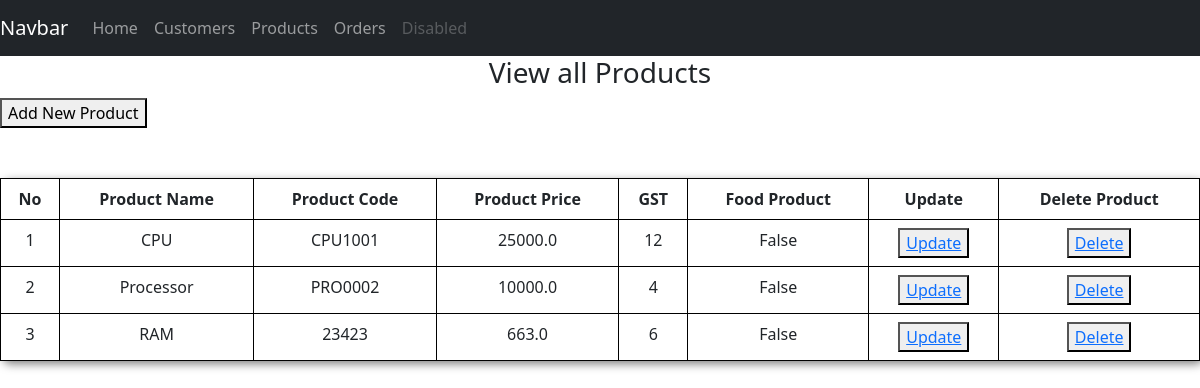
Page /Products/product_viewall/ on the earlier database version.
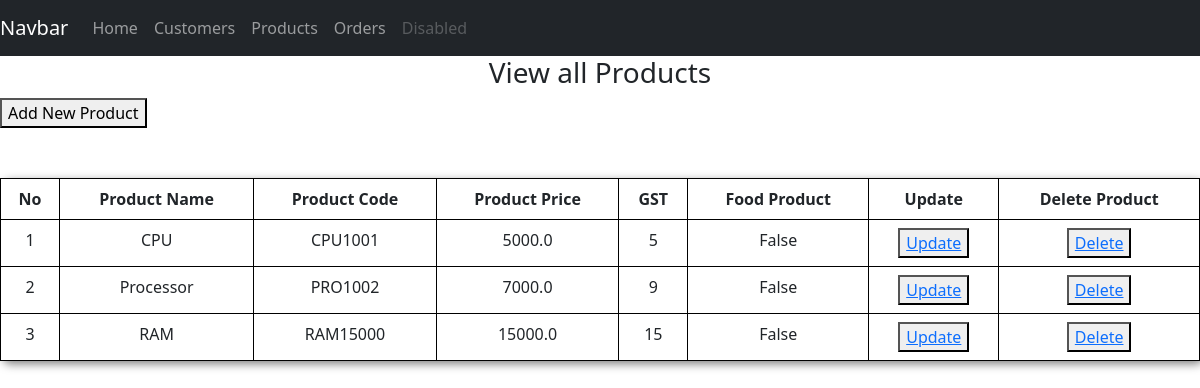
Same page on the later database version.
### Products/models.py (models this page shows, shortened)
class MyProducts(models.Model):
    product_name = models.CharField(max_length=35,null=True)
    product_code = models.CharField(max_length=35,null=True)
    product_price = models.FloatField(default=0)
    product_gst  = models.IntegerField(default=0)
    food_product = models.BooleanField(default=0)

### Products/views.py (the view)
# urls.py: path('product_viewall/', views.ProductViewall , name='productlist'),
def ProductViewall(request):
    allproducts = MyProducts.objects.all()
    datas = {'datas':allproducts}
    return render(request,'Product/2_viewall.html',datas)

### templates/Product/2_viewall.html (shortened to what this page needs)
<!DOCTYPE html>
<html lang="en">
<head>
    <link href="https://cdn.jsdelivr.net/npm/bootstrap@5.3.0-alpha3/dist/css/bootstrap.min.css" rel="stylesheet">
</head>
<body>
    {% include 'Customer/navbar.html' %}
    <h3 style="text-align: center;">View all Products </h3>
    <a href="/Products/product_add/"><button>Add New Product</button></a>
    {% if datas %}
        <table class="table">
            <thead>
                <tr>
                    <th>No</th>
                    <th>Product Name</th>
                    <th>Product Code</th>
                    <th>Product Price</th>
                    <th>GST</th>
                    <th>Food Product</th>
                    <th>Update</th>
                    <th>Delete Product</th>
                </tr>
            </thead>
            <tbody>
                {% for data in datas %}
                    <tr>
                        <td>{{forloop.counter}}</td>
                        <td>{{data.product_name}}</td>
                        <td>{{data.product_code}}</td>
                        <td>{{data.product_price}}</td>
                        <td>{{data.product_gst}}</td>
                        <td>{{data.food_product}}</td>
                        <td><button><a href="/Products/product_update/{{data.id}}/">Update</a></button></td>
                        <td><button><a href="/Products/product_delete/{{data.id}}/"  onclick="return confirmDelete()">Delete</a></button></td>
                    </tr>
                {% endfor %}
            </tbody>
        </table>
    {% else %}
        <h3>No Products Stored</h3>
    {% endif %}
</body>
</html>

Differences in the rows shown:
changed MyProducts "CPU": product_price "25000.0" → "5000.0"; product_gst "12" → "5"
changed MyProducts "Processor": product_code "PRO0002" → "PRO1002"; product_price "10000.0" → "7000.0"; product_gst "4" → "9"
changed MyProducts "RAM": product_code "23423" → "RAM15000"; product_price "663.0" → "15000.0"; product_gst "6" → "15"
